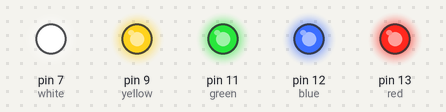
A sketch run on a simulated Arduino Uno, built with avr-gcc and run on an emulated ATmega328P. On the bench: output pins drawn as LEDs (lit = HIGH).

Above: at 0.1 s.
Timing chart, 0 to 1.6 s (numbered marks = the images above):
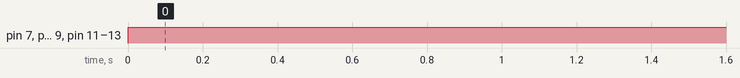

The sketch:

all_lightsON.ino
```cpp
int yellow = 9;
int green = 11;
int blue = 12;
int red = 13;
int white = 7;


void setup() {
  // put your setup code here, to run once:
  pinMode(red,OUTPUT);
  pinMode(blue,OUTPUT);
  pinMode(green,OUTPUT);
  pinMode(yellow,OUTPUT);
  pinMode(white,OUTPUT);


}

void loop() {
  // put your main code here, to run repeatedly:
  digitalWrite(red,HIGH);
  digitalWrite(blue,HIGH);
  digitalWrite(green,HIGH);
  digitalWrite(yellow,HIGH);
  digitalWrite(white,HIGH);


}
```

Measured:
- by itself, pin 7 (white), pin 9 (yellow), pin 11 (green), pin 12 (blue), pin 13 (red): LOW → HIGH at 0.00 s
